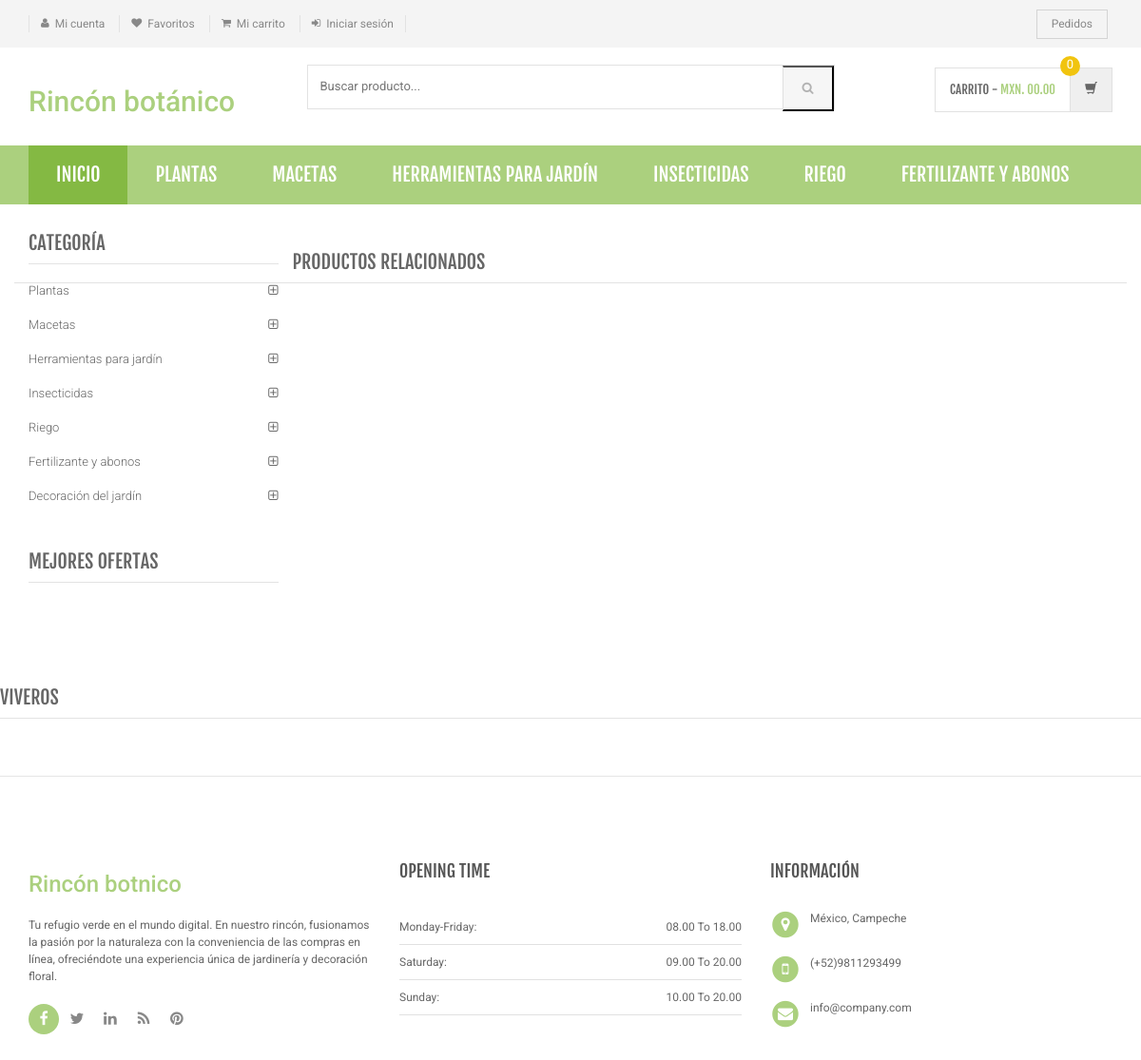
Page /product-details.php on the committed database.
### tables this page shows
CREATE TABLE `category` (
  `id` int(11) NOT NULL,
  `categoryName` varchar(255) DEFAULT NULL,
  `categoryDescription` longtext DEFAULT NULL,
  `creationDate` timestamp NOT NULL DEFAULT current_timestamp(),
  `updationDate` varchar(255) DEFAULT NULL
);

### product-details.php (the view, shortened to what this page needs)
<?php
include('includes/config.php');
?>
<!DOCTYPE html>
<html lang="en">
	<head>
	    <link rel="stylesheet" href="assets/css/bootstrap.min.css">
	    <link rel="stylesheet" href="assets/css/main.css">
	    <link rel="stylesheet" href="assets/css/green.css">
	    <link rel="stylesheet" href="assets/css/owl.carousel.css">
		<link rel="stylesheet" href="assets/css/owl.transitions.css">
		<link href="assets/css/lightbox.css" rel="stylesheet">
		<link rel="stylesheet" href="assets/css/animate.min.css">
		<link rel="stylesheet" href="assets/css/rateit.css">
		<link rel="stylesheet" href="assets/css/bootstrap-select.min.css">
		<link rel="stylesheet" href="assets/css/config.css">
		<link href="assets/css/green.css" rel="alternate stylesheet" title="Green color">
		<link href="assets/css/blue.css" rel="alternate stylesheet" title="Blue color">
		<link href="assets/css/red.css" rel="alternate stylesheet" title="Red color">
		<link href="assets/css/orange.css" rel="alternate stylesheet" title="Orange color">
		<link href="assets/css/dark-green.css" rel="alternate stylesheet" title="Darkgreen color">
		<link rel="stylesheet" href="assets/css/font-awesome.min.css">
	</head>
    <body class="cnt-home">
<header class="header-style-1">
<?php include('includes/top-header.php');?>
<?php include('includes/main-header.php');?>
<?php include('includes/menu-bar.php');?>
</header>
<div class="body-content outer-top-xs">
	<div class='container'>
		<div class='row single-product outer-bottom-sm '>
			<div class='col-md-3 sidebar'>
				<div class="sidebar-module-container">
<div class="sidebar-widget outer-bottom-xs wow fadeInUp">
	<h3 class="section-title">Categoría</h3>
	<div class="sidebar-widget-body m-t-10">
		<div class="accordion">
		            <?php $sql=mysqli_query($con,"select id,categoryName  from category");
while($row=mysqli_fetch_array($sql))
{
    ?>
	    	<div class="accordion-group">
	            <div class="accordion-heading">
	                <a href="category.php?cid=<?php echo $row['id'];?>"  class="accordion-toggle collapsed">
	                   <?php echo $row['categoryName'];?>
	                </a>
	            </div>
	        </div>
	        <?php } ?>
	    </div>
	</div>
</div>
<div class="sidebar-widget hot-deals wow fadeInUp">
	<h3 class="section-title">Mejores ofertas</h3>
</div>
				</div>
			</div>
<section class="section featured-product wow fadeInUp">
	<h3 class="section-title">Productos relacionados </h3>
</section>
			</div>
		</div>
<?php include('includes/brands-slider.php');?>
<?php include('includes/footer.php');?>
</body>
</html>

### includes/top-header.php (shortened to what this page needs)
<div class="top-bar animate-dropdown">
	<div class="container">
		<div class="header-top-inner">
			<div class="cnt-account">
				<ul class="list-unstyled">
					<li><a href="my-account.php"><i class="icon fa fa-user"></i>Mi cuenta</a></li>
					<li><a href="my-wishlist.php"><i class="icon fa fa-heart"></i>Favoritos</a></li>
					<li><a href="my-cart.php"><i class="icon fa fa-shopping-cart"></i>Mi carrito</a></li>
					<?php if(strlen($_SESSION['login'])==0)
    {   ?>
<li><a href="login.php"><i class="icon fa fa-sign-in"></i>Iniciar sesión</a></li>
<?php }
else{ ?>
				<li><a href="logout.php"><i class="icon fa fa-sign-out"></i>Cerrar sesión</a></li>
				<?php } ?>
				</ul>
			</div>
<div class="cnt-block">
				<ul class="list-unstyled list-inline">
					<li class="dropdown dropdown-small">
						<a href="track-orders.php" class="dropdown-toggle" ><span class="key">Pedidos</b></a>
					</li>
				</ul>
			</div>
			<div class="clearfix"></div>
		</div>
	</div>
</div>

### includes/main-header.php (shortened to what this page needs)
	<div class="main-header">
		<div class="container">
			<div class="row">
				<div class="col-xs-12 col-sm-12 col-md-3 logo-holder">
<div class="logo">
	<a href="index.php">
		<h2>Rincón botánico</h2>
	</a>
</div>
</div>
<div class="col-xs-12 col-sm-12 col-md-6 top-search-holder">
<div class="search-area">
    <form name="search" method="post" action="search-result.php">
        <div class="control-group">
            <input class="search-field" placeholder="Buscar producto..." name="product" required="required" />
            <button class="search-button" type="submit" name="search"></button>
        </div>
    </form>
</div>
				</div>
				<div class="col-xs-12 col-sm-12 col-md-3 animate-dropdown top-cart-row">
<?php
if(!empty($_SESSION['cart'])){
	?>
	<div class="dropdown dropdown-cart">
		<a href="#" class="dropdown-toggle lnk-cart" data-toggle="dropdown">
			<div class="items-cart-inner">
				<div class="total-price-basket">
					<span class="lbl">Carrito -</span>
					<span class="total-price">
						<span class="sign">MXN.</span>
						<span class="value"><?php echo $_SESSION['tp']; ?></span>
					</span>
				</div>
				<div class="basket">
					<i class="glyphicon glyphicon-shopping-cart"></i>
				</div>
				<div class="basket-item-count"><span class="count"><?php echo $_SESSION['qnty'];?></span></div>
		    </div>
		</a>
		<ul class="dropdown-menu">
		 <?php
    $sql = "SELECT * FROM products WHERE id IN(";
			foreach($_SESSION['cart'] as $id => $value){
			$sql .=$id. ",";
			}
			$sql=substr($sql,0,-1) . ") ORDER BY id ASC";
			$query = mysqli_query($con,$sql);
			$totalprice=0;
			$totalqunty=0;
			if(!empty($query)){
			while($row = mysqli_fetch_array($query)){
				$quantity=$_SESSION['cart'][$row['id']]['quantity'];
				$subtotal= $_SESSION['cart'][$row['id']]['quantity']*$row['productPrice']+$row['shippingCharge'];
				$totalprice += $subtotal;
				$_SESSION['qnty']=$totalqunty+=$quantity;
	?>
			<li>
				<div class="cart-item product-summary">
					<div class="row">
						<div class="col-xs-4">
							<div class="image">
								<a href="product-details.php?pid=<?php echo $row['id'];?>"><img  src="admin/productimages/<?php echo $row['id'];?>/<?php echo $row['productImage1'];?>" width="35" height="50" alt=""></a>
							</div>
						</div>
						<div class="col-xs-7">
							<h3 class="name"><a href="product-details.php?pid=<?php echo $row['id'];?>"><?php echo $row['productName']; ?></a></h3>
							<div class="price">MXN.<?php echo ($row['productPrice']+$row['shippingCharge']); ?>*<?php echo $_SESSION['cart'][$row['id']]['quantity']; ?></div>
						</div>
					</div>
				</div>
				<?php } }?>
				<div class="clearfix"></div>
			<hr>
			<div class="clearfix cart-total">
				<div class="pull-right">
						<span class="text">Total :</span><span class='price'>MXN.<?php echo $_SESSION['tp']="$totalprice". ".00"; ?></span>
				</div>
				<div class="clearfix"></div>
				<a href="my-cart.php" class="btn btn-upper btn-primary btn-block m-t-20">Mi carrito</a>
			</div>
		</li>
		</ul>
	</div>
<?php } else { ?>
<div class="dropdown dropdown-cart">
		<a href="#" class="dropdown-toggle lnk-cart" data-toggle="dropdown">
			<div class="items-cart-inner">
				<div class="total-price-basket">
					<span class="lbl">Carrito -</span>
					<span class="total-price">
						<span class="sign">MXN.</span>
						<span class="value">00.00</span>
					</span>
				</div>
				<div class="basket">
					<i class="glyphicon glyphicon-shopping-cart"></i>
				</div>
				<div class="basket-item-count"><span class="count">0</span></div>
		    </div>
		</a>
	</div>
	<?php }?>
				</div>
			</div>
		</div>
	</div>

### includes/menu-bar.php (shortened to what this page needs)
<div class="header-nav animate-dropdown">
    <div class="container">
        <div class="yamm navbar navbar-default" role="navigation">
            <div class="nav-bg-class">
                <div class="navbar-collapse collapse" id="mc-horizontal-menu-collapse">
	<div class="nav-outer">
		<ul class="nav navbar-nav">
			<li class="active dropdown yamm-fw">
				<a href="index.php" data-hover="dropdown" class="dropdown-toggle">Inicio</a>
			</li>
              <?php $sql=mysqli_query($con,"select id,categoryName  from category limit 6");
while($row=mysqli_fetch_array($sql))
{
    ?>
			<li class="dropdown yamm">
				<a href="category.php?cid=<?php echo $row['id'];?>"> <?php echo $row['categoryName'];?></a>
			</li>
			<?php } ?>
		</ul>
		<div class="clearfix"></div>
	</div>
</div>
            </div>
        </div>
    </div>
</div>

### includes/brands-slider.php (shortened to what this page needs)
<div id="brands-carousel" class="logo-slider wow fadeInUp">
		<h3 class="section-title">Viveros</h3>

### includes/footer.php
<footer id="footer" class="footer color-bg">
	  <div class="links-social inner-top-sm">
        <div class="container">
            <div class="row">
            	<div class="col-xs-12 col-sm-6 col-md-4">
<div class="contact-info">
    <div class="footer-logo">
        <div class="logo">
            <a href="index.php">
<h3>Rincón botnico</h3>
            </a>
        </div>
    </div>
     <div class="module-body m-t-20">
        <p class="about-us"> Tu refugio verde en el mundo digital. En nuestro rincón, fusionamos la pasión por la naturaleza con la conveniencia de las compras en línea, ofreciéndote una experiencia única de jardinería y decoración floral.</p>
        <div class="social-icons">
        <a href="http://facebook.com/transvelo" class='active'><i class="icon fa fa-facebook"></i></a>
        <a href="#"><i class="icon fa fa-twitter"></i></a>
        <a href="#"><i class="icon fa fa-linkedin"></i></a>
        <a href="#"><i class="icon fa fa-rss"></i></a>
        <a href="#"><i class="icon fa fa-pinterest"></i></a>
        </div>
    </div>
</div>
            	</div>
            	<div class="col-xs-12 col-sm-6 col-md-4">
<div class="contact-timing">
	<div class="module-heading">
		<h4 class="module-title">opening time</h4>
	</div>
	<div class="module-body outer-top-xs">
		<div class="table-responsive">
			<table class="table">
				<tbody>
					<tr><td>Monday-Friday:</td><td class="pull-right">08.00 To 18.00</td></tr>
					<tr><td>Saturday:</td><td class="pull-right">09.00 To 20.00</td></tr>
					<tr><td>Sunday:</td><td class="pull-right">10.00 To 20.00</td></tr>
				</tbody>
			</table>
		</div>
	</div>
</div>
            	</div>
            	<div class="col-xs-12 col-sm-6 col-md-4">
<div class="contact-information">
	<div class="module-heading">
		<h4 class="module-title">Información</h4>
	</div>
	<div class="module-body outer-top-xs">
        <ul class="toggle-footer" style="">
            <li class="media">
                <div class="pull-left">
                     <span class="icon fa-stack fa-lg">
                      <i class="fa fa-circle fa-stack-2x"></i>
                      <i class="fa fa-map-marker fa-stack-1x fa-inverse"></i>
                    </span>
                </div>
                <div class="media-body">
                    <p>México, Campeche</p>
                </div>
            </li>
              <li class="media">
                <div class="pull-left">
                     <span class="icon fa-stack fa-lg">
                      <i class="fa fa-circle fa-stack-2x"></i>
                      <i class="fa fa-mobile fa-stack-1x fa-inverse"></i>
                    </span>
                </div>
                <div class="media-body">
                    <p>(+52)9811293499<br></p>
                </div>
            </li>
              <li class="media">
                <div class="pull-left">
                     <span class="icon fa-stack fa-lg">
                      <i class="fa fa-circle fa-stack-2x"></i>
                      <i class="fa fa-envelope fa-stack-1x fa-inverse"></i>
                    </span>
                </div>
                <div class="media-body">
                    <span><a href="#">info@company.com</a></span>
                </div>
            </li>
            </ul>
    </div>
</div>
            	</div>
            </div>
        </div>
    </div>

### assets/css/green.css (style rules this page uses)
a { color: #abd07e; }
.top-cart-row .dropdown-cart .lnk-cart .items-cart-inner .total-price-basket .total-price { color: #abd07e; }
.header-style-1 .header-nav { background: #abd07e; }
.cnt-home .header-style-1 .header-nav .navbar .navbar-nav > li.active { background: #84b943; }
.footer .links-social .social-icons a:hover, .footer .links-social .social-icons a:focus, .footer .links-social .social-icons a.active { background: #abd07e; }
.footer .contact-information .media .icon .fa-stack-2x { color: #abd07e; }
.sidebar .sidebar-module-container .sidebar-widget .sidebar-widget-body .accordion .accordion-group .accordion-heading .accordion-toggle, .sidebar .sidebar-module-container .sidebar-widget .sidebar-widget-body .accordion .accordion-group .accordion-heading .accordion-toggle:hover, .sidebar .sidebar-module-container .sidebar-widget .sidebar-widget-body .accordion .accordion-group .accordion-heading .accordion-toggle:focus, .sidebar .sidebar-module-container .sidebar-widget .sidebar-widget-body .accordion .accordion-group .accordion-heading .accordion-toggle:after { color: #abd07e; }

### assets/css/lightbox.css (style rules this page uses)
body:after { content: url(../images/close.png) url(../images/loading.gif) url(../images/prev.png) url(../images/next.png); display: none; }

### assets/css/blue.css (style rules this page uses)
a { color: #3498db; }
.top-cart-row .dropdown-cart .lnk-cart .items-cart-inner .total-price-basket .total-price { color: #3498db; }
.header-style-1 .header-nav { background: #3498db; }
.cnt-home .header-style-1 .header-nav .navbar .navbar-nav > li.active { background: #1d6ca1; }
.footer .links-social .social-icons a:hover, .footer .links-social .social-icons a:focus, .footer .links-social .social-icons a.active { background: #3498db; }
.footer .contact-information .media .icon .fa-stack-2x { color: #3498db; }
.sidebar .sidebar-module-container .sidebar-widget .sidebar-widget-body .accordion .accordion-group .accordion-heading .accordion-toggle, .sidebar .sidebar-module-container .sidebar-widget .sidebar-widget-body .accordion .accordion-group .accordion-heading .accordion-toggle:hover, .sidebar .sidebar-module-container .sidebar-widget .sidebar-widget-body .accordion .accordion-group .accordion-heading .accordion-toggle:focus, .sidebar .sidebar-module-container .sidebar-widget .sidebar-widget-body .accordion .accordion-group .accordion-heading .accordion-toggle:after { color: #3498db; }

### assets/css/red.css (style rules this page uses)
a { color: #ff6c6c; }
.top-cart-row .dropdown-cart .lnk-cart .items-cart-inner .total-price-basket .total-price { color: #ff6c6c; }
.header-style-1 .header-nav { background: #ff6c6c; }
.cnt-home .header-style-1 .header-nav .navbar .navbar-nav > li.active { background: #ff1a1a; }
.footer .links-social .social-icons a:hover, .footer .links-social .social-icons a:focus, .footer .links-social .social-icons a.active { background: #ff6c6c; }
.footer .contact-information .media .icon .fa-stack-2x { color: #ff6c6c; }
.sidebar .sidebar-module-container .sidebar-widget .sidebar-widget-body .accordion .accordion-group .accordion-heading .accordion-toggle, .sidebar .sidebar-module-container .sidebar-widget .sidebar-widget-body .accordion .accordion-group .accordion-heading .accordion-toggle:hover, .sidebar .sidebar-module-container .sidebar-widget .sidebar-widget-body .accordion .accordion-group .accordion-heading .accordion-toggle:focus, .sidebar .sidebar-module-container .sidebar-widget .sidebar-widget-body .accordion .accordion-group .accordion-heading .accordion-toggle:after { color: #ff6c6c; }

### rows in the picture
category: categoryName "PLANTAS", categoryName "Plantas"
category: categoryName "MACETAS", categoryName "Macetas"
category: categoryName "HERRAMIENTAS PARA JARDÍN", categoryName "Herramientas para jardín"
category: categoryName "INSECTICIDAS", categoryName "Insecticidas"
category: categoryName "RIEGO", categoryName "Riego"
category: categoryName "FERTILIZANTE Y ABONOS", categoryName "Fertilizante y abonos"
category: categoryName "Decoración del jardín"
